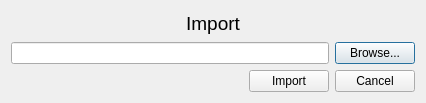
<?xml version="1.0" encoding="UTF-8"?>
<ui version="4.0">
 <class>ImportFileDlg</class>
 <widget class="QDialog" name="ImportFileDlg">
  <property name="geometry">
   <rect>
    <x>0</x>
    <y>0</y>
    <width>426</width>
    <height>103</height>
   </rect>
  </property>
  <property name="windowTitle">
   <string>NoteBook - Import</string>
  </property>
  <layout class="QVBoxLayout" name="verticalLayout">
   <item>
    <widget class="QLabel" name="importDescriptionLabel">
     <property name="font">
      <font>
       <pointsize>14</pointsize>
      </font>
     </property>
     <property name="text">
      <string>Import</string>
     </property>
     <property name="alignment">
      <set>Qt::AlignCenter</set>
     </property>
    </widget>
   </item>
   <item>
    <layout class="QHBoxLayout" name="horizontalLayout_3">
     <item>
      <widget class="QLineEdit" name="fileChooseEdit">
       <property name="filter" stdset="0">
        <string/>
       </property>
      </widget>
     </item>
     <item>
      <widget class="QPushButton" name="browseButton">
       <property name="text">
        <string>Browse...</string>
       </property>
      </widget>
     </item>
    </layout>
   </item>
   <item>
    <layout class="QHBoxLayout" name="horizontalLayout">
     <item>
      <spacer name="horizontalSpacer">
       <property name="orientation">
        <enum>Qt::Horizontal</enum>
       </property>
       <property name="sizeHint" stdset="0">
        <size>
         <width>40</width>
         <height>20</height>
        </size>
       </property>
      </spacer>
     </item>
     <item>
      <widget class="QPushButton" name="importButton">
       <property name="text">
        <string>Import</string>
       </property>
      </widget>
     </item>
     <item>
      <widget class="QPushButton" name="cancelButton">
       <property name="text">
        <string>Cancel</string>
       </property>
      </widget>
     </item>
    </layout>
   </item>
  </layout>
 </widget>
 <layoutdefault spacing="6" margin="11"/>
 <resources/>
 <connections>
  <connection>
   <sender>cancelButton</sender>
   <signal>clicked()</signal>
   <receiver>ImportFileDlg</receiver>
   <slot>reject()</slot>
   <hints>
    <hint type="sourcelabel">
     <x>377</x>
     <y>127</y>
    </hint>
    <hint type="destinationlabel">
     <x>212</x>
     <y>74</y>
    </hint>
   </hints>
  </connection>
 </connections>
</ui>
